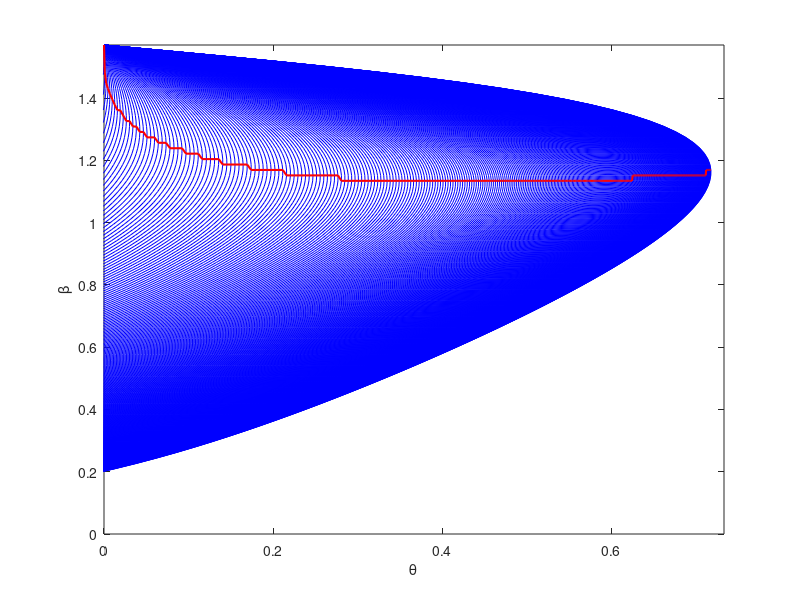

Reproduce this figure in MATLAB.
close all; clear all; clc
g = 1.4;                                 % Specific heat ratio for air
beta = 0:(pi/180):(pi/2);                % Range for shock wave angle
i = 0;    
                                         % theta (=flow deflection angle)
for M1 = 1:0.01:5                        % Upstream Mach Number
    i = i+1;
    %================================
    %     theta-beta-M relation
    %================================
    Nr = ((M1^2)*((sin(beta)).^2))-1;    
    Dr = ((g+(cos(2*beta)))*M1^2)+2;
    theta = atan(2*cot(beta).*Nr./Dr);
    %================================
    %      max. theta for a M1
    %================================
    a(i) = max(theta);                   % max theta for the Mach No.
    b(i) = beta(find(theta==a(i)));      % find the beta for max. theta
    plot(theta,beta,'-b')
    hold on
end
plot(a,b,'-r','Linewidth',1.5)
xlabel('\theta')
ylabel('\beta')
axis([0 42*pi/180 0 pi/2])
